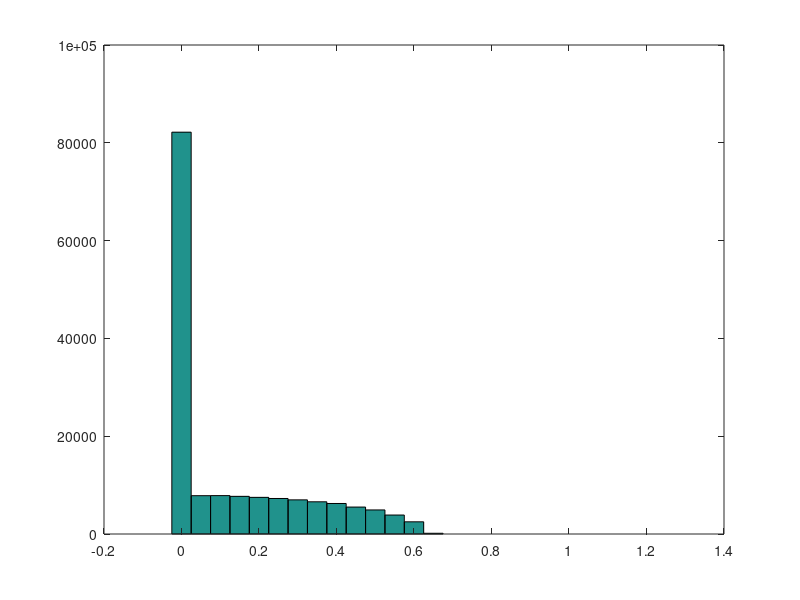

Write MATLAB code to recreate this figure.
%Stochastic Simulation Assignment 1
% Q6: Using Polar method to generate random variable
% Algorithm: generate U1 and U2 IID U(0, 1)
% set V1 = 2U1 ? 1, V2 = 2U2 ? 1 and S = V1^2+V2^2
% while S > 1
% generate U1 and U2 IID U(0, 1)
% set V1 = 2U1 ? 1, V2 = 2U2 ? 1 and S = V1^2+V2^2
% set X=sqrt(-2*log(S)/S)*V1 and Y=sqrt(-2*log(S)/S)*V2
clear;
N=200000;
alpha = rand(1,N);
beta = rand(1,N);
W1 = 2*alpha - ones(1,N);
W2 = 2*beta - ones(1,N);
W = W1.^2 + W2.^2;
I = find(W<1);                  
Z1 = W1(I)*sqrt(-2*log(W)/W);
Z2 = W2(I)*sqrt(-2*log(W)/W);
% hist([Z1,Z2], N);
% figure
hist(Z1,0.0:0.05:1.0)
hist(Z2,0.0:0.05:1.0)